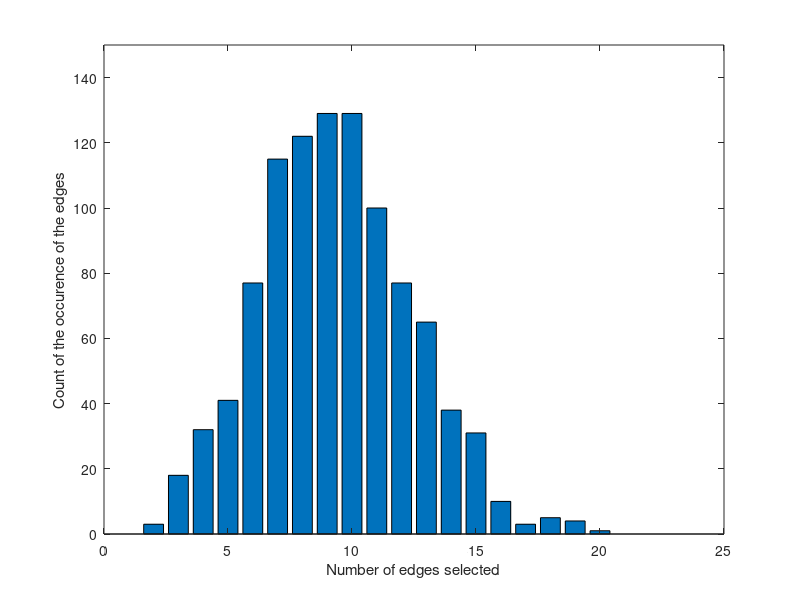

This chart was generated by the following MATLAB code:
clc;
close all;

%Initialization of variables
n=20;
size = nchoosek(20,2);   %To choose 190 combinations
prob = 0.05;
samp = 1000;  %100,500,1000 samples
temp1=zeros(samp);
count_final=zeros(size+1,1);

%Generate Random Numbers and count successes for all trials
for j = 1:samp
    count=0;
    for i = 1:size
        S(i) = rand(1);
        if S(i)<=prob
        count = count + 1;
        end
    end
    temp1(j) = count; 
end

%count successes for all samples
for j = 1:size+1
    for i = 1:samp
       if temp1(i) == j-1
           count_final(j,1) = count_final(j,1)+1;
       end
    end
end

%Potting Histogram
figure(1);
bar(0:size,count_final);
xlim([0,25]);
ylim([0,150]);
xlabel('Number of edges selected');
ylabel('Count of the occurence of the edges');


